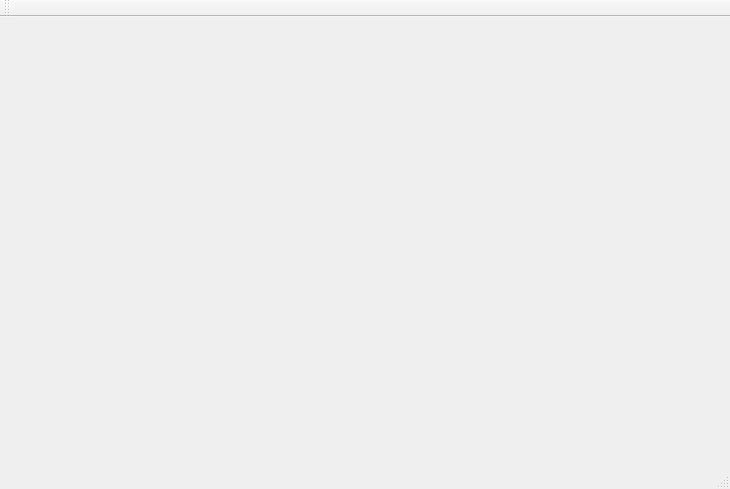
<?xml version="1.0" encoding="UTF-8"?>
<ui version="4.0">
 <class>MainWindow</class>
 <widget class="QMainWindow" name="MainWindow">
  <property name="geometry">
   <rect>
    <x>0</x>
    <y>0</y>
    <width>730</width>
    <height>489</height>
   </rect>
  </property>
  <property name="windowTitle">
   <string>MainWindow</string>
  </property>
  <widget class="QWidget" name="centralWidget"/>
  <widget class="QMenuBar" name="menuBar">
   <property name="geometry">
    <rect>
     <x>0</x>
     <y>0</y>
     <width>730</width>
     <height>26</height>
    </rect>
   </property>
  </widget>
  <widget class="QToolBar" name="mainToolBar">
   <attribute name="toolBarArea">
    <enum>TopToolBarArea</enum>
   </attribute>
   <attribute name="toolBarBreak">
    <bool>false</bool>
   </attribute>
  </widget>
  <widget class="QStatusBar" name="statusBar"/>
 </widget>
 <layoutdefault spacing="6" margin="11"/>
 <resources/>
 <connections/>
</ui>
